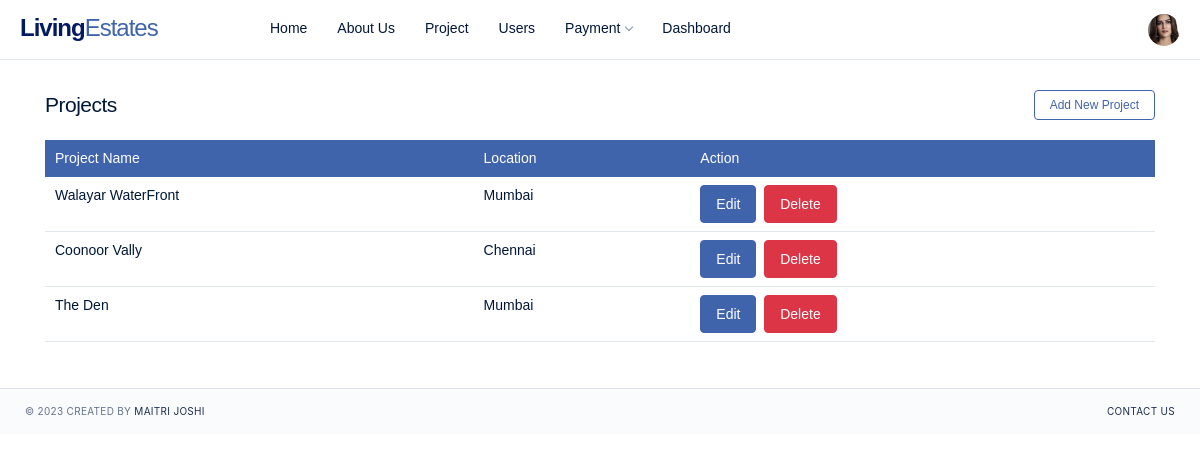
The page /project/ (signed in) on the database its author committed.
### app/models.py (models this page shows, shortened)
class Profile(models.Model):
    user=models.OneToOneField(User,null=True,on_delete=models.CASCADE)
    phone_no=models.CharField(max_length=10)
    address_line1=models.CharField(max_length=30)
    address_line2=models.CharField(max_length=30)
    pincode=models.CharField(max_length=30)
    city=models.CharField(max_length=30)
    country=models.CharField(max_length=30)
    image=models.ImageField(upload_to='profile',null=True,default='default.jpg')
    activate_flag=models.CharField(max_length=10,default='0')

class Project(models.Model):
    user=models.ForeignKey(User,on_delete=models.CASCADE,null=True)
    project_name=models.CharField(max_length=100)
    proposer=models.CharField(max_length=100)
    project_manager=models.CharField(max_length=100)
    brief_desc=models.CharField(max_length=100)
    location=models.CharField(max_length=100)
    locality=models.CharField(max_length=100)
    Projected_ROI=models.CharField(max_length=100)
    start_date=models.CharField(max_length=100)
    location_link=models.CharField(max_length=100)
    expected_duration=models.CharField(max_length=100)
    min_investment=models.CharField(max_length=100)
    Investment_till_date=models.CharField(max_length=100)
    total_investment=models.CharField(max_length=100)
    land_purchased=models.CharField(max_length=20,choices=land_p)
    development=models.CharField(max_length=20,choices=dev)
    sales=models.CharField(max_length=20,choices=sales)
    detail_desc=models.TextField(max_length=1000)

### app/views.py (the view)
# urls.py: path('project/', views.project,name='project'),
def project(request):
    data=Project.objects.all()
    user_list=User.objects.get(username=request.user)
    profile_info=Profile.objects.filter(user=request.user)
    if len(profile_info)==1:
        profile_info=Profile.objects.get(user=request.user)
    return render(request,'projects.html',{'data':data,'profile':profile_info,'data1':user_list})

### TEMPLATES/projects.html
{% extends 'base_admin.html'%}
{%block project%}
<div class="content content-fixed content-auth">
    <div class="container">
        <div class="d-sm-flex align-items-center justify-content-between mg-b-20 mg-lg-b-25 mg-xl-b-20">
            <div>
                <h4 class="mg-b-0 tx-spacing--1">Projects</h4>
            </div>
            <div class="d-none d-md-block">
                <a class="navbar-brand" href="{%url 'add_project'%}"><button class="btn btn-xs btn-outline-facebook"> Add New Project</button></a>
            </div>
        </div>
        <table class="table">
            <thead class="thead-primary">
                <tr>
                    <th scope="col">Project Name</th>
                    <th scope="col">Location</th>
                    <th scope="col">Action</th>
                </tr>
            </thead>
            <tbody>
                {%for i in data%}
                <tr>
                    <td>{{i.project_name}}</td>
                    <td>{{i.location}}</td>
                    <td>
                        <div class="mg-l-auto d-flex align-self-center">
                            <nav class="nav nav-icon-only">
                                <a href="{%url 'update_project' i.id%}"><button  class="btn btn-primary">Edit</button></a>&nbsp;&nbsp;
                                <a href="{%url 'remove_project' i.id%}" onclick="return confirm('Are you Sure, You want to delete record !')"><button  class="btn btn-danger">Delete</button></a>
                            </nav>
                        </div>
                    </td>
                </tr>
                {%endfor%}
            </tbody>
        </table>
    </div>
</div>
{% endblock %}

### TEMPLATES/base_admin.html (shortened to what this page needs)
<!DOCTYPE html>
{% load static %}
<html lang="en">
<head>
    <link rel="stylesheet" href="{% static 'css/style1.css' %}">
    <link rel="stylesheet" href="{% static 'css/dashboard.css' %}">
</head>
<body class="page-profile">
    <header class="navbar navbar-header navbar-header-fixed">
        <div class="navbar-brand">
            <a href="#" class="df-logo">Living<span>Estates</span></a>
        </div>
        <div id="navbarMenu" class="navbar-menu-wrapper">
            <ul class="nav navbar-menu">
                <li class="nav-item">
                    <a href="{%url 'admin_homepage'%}" class="nav-link">Home</a>
                </li>
                <li class="nav-item">
                    <a href="{%url 'admin_about_us'%}" class="nav-link">About Us</a>
                </li>
                <li class="nav-item">
                    <a href="{% url 'project'%}" class="nav-link">Project</a>
                </li>
                <li class="nav-item">
                    <a href="{% url 'user_details' %}" class="nav-link">Users</a>
                </li>
                <li class="nav-item with-sub">
                    <a href="#" class="nav-link">Payment</a>
                </li>
                <li class="nav-item">
                    <a href="#" class="nav-link">Dashboard</a>
                </li>
            </ul>
        </div>
        <div class="navbar-right">
            <div class="dropdown dropdown-profile">
                <a href="#" role="button" class="dropdown-link" data-bs-toggle="dropdown" data-bs-display="static">
                    <div class="avatar avatar-sm"><img src="{{profile.image.url}}" class="rounded-circle" alt=""></div>
                </a>
            </div>
        </div>
    </header>
{%block project%}
{% endblock %}
    <footer class="footer">
        <div>
            <span>&copy; 2023 </span>
            <span>Created by <a href="#">Maitri Joshi</a></span>
        </div>
        <div>
            <nav class="nav">
                <a href="#" class="nav-link">Contact Us</a>
            </nav>
        </div>
    </footer>
</body>
</html>

### rows shown on the page
Profile: image (picture)
Project: project_name "Walayar WaterFront", location "Mumbai"
Project: project_name "Coonoor Vally", location "Chennai"
Project: project_name "The Den", location "Mumbai"
